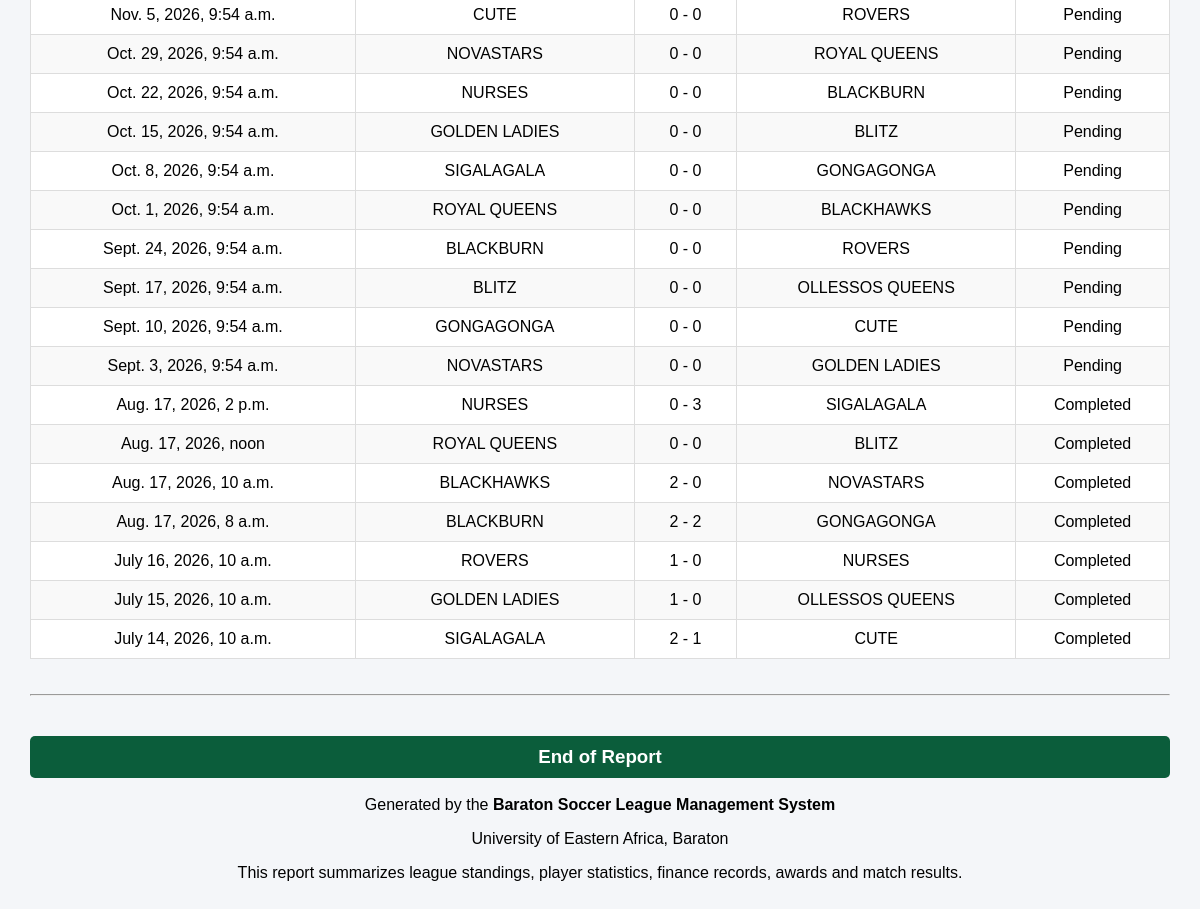
/reports/ (lower part), run on an earlier commit of the app's database.
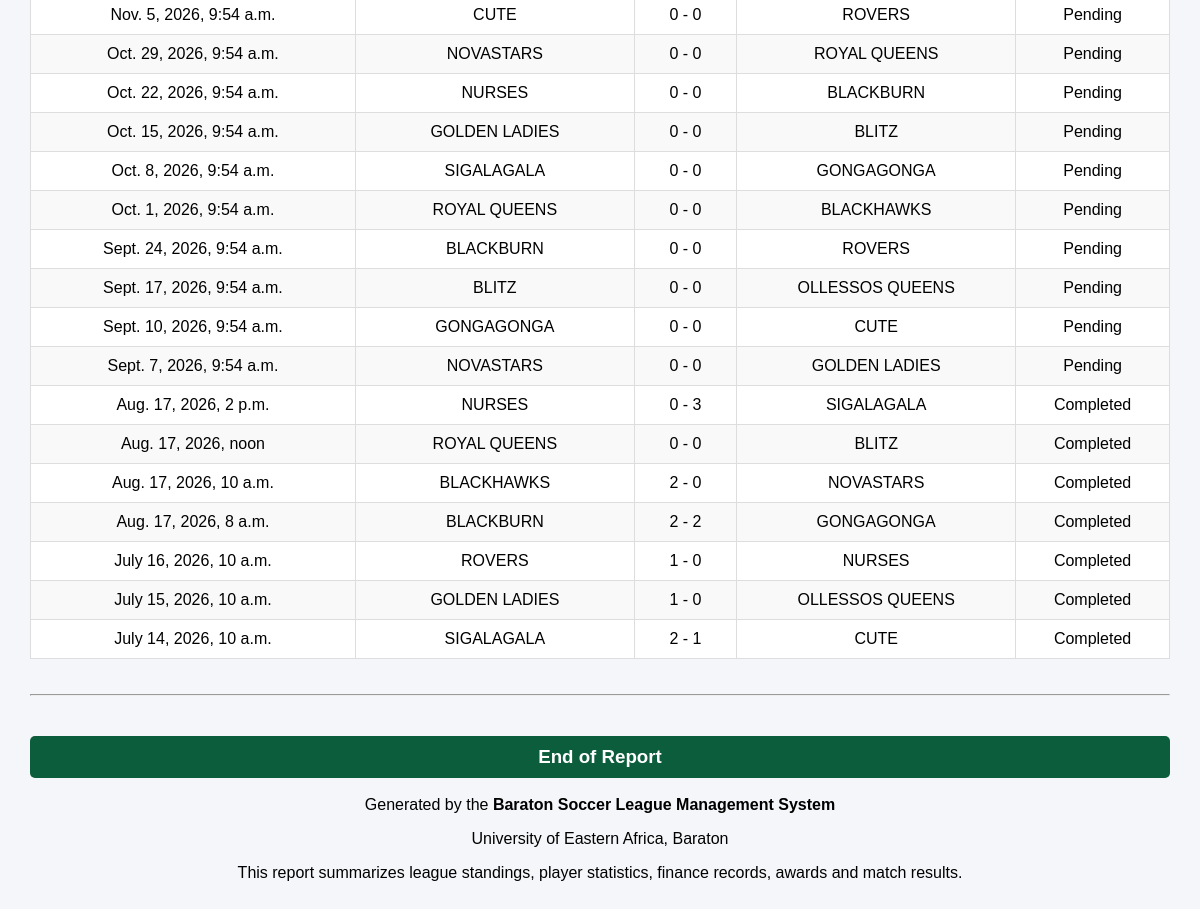
And on a later commit of the database.
### matches/models.py (models this page shows, shortened)
class Match(models.Model):
    STATUS_CHOICES = (
        ('Pending', 'Pending'),
        ('Live', 'Live'),
        ('Completed', 'Completed'),
    )
    home_team = models.ForeignKey(
        'teams.Team',
        on_delete=models.CASCADE,
        related_name='home_matches'
    )
    away_team = models.ForeignKey(
        'teams.Team',
        on_delete=models.CASCADE,
        related_name='away_matches'
    )
    home_score = models.IntegerField(
        default=0
    )
    away_score = models.IntegerField(
        default=0
    )
    center_referee = models.ForeignKey(
    settings.AUTH_USER_MODEL,
    on_delete=models.SET_NULL,
    null=True,
    blank=True,
    related_name='center_referee_matches'
)
    assistant_referee_one = models.ForeignKey(
    settings.AUTH_USER_MODEL,
    on_delete=models.SET_NULL,
    null=True,
    blank=True,
    related_name='assistant_referee_one_matches'
)
    assistant_referee_two = models.ForeignKey(
    settings.AUTH_USER_MODEL,
    on_delete=models.SET_NULL,
    null=True,
    blank=True,
    related_name='assistant_referee_two_matches'
)
    match_commissioner = models.ForeignKey(
    settings.AUTH_USER_MODEL,
    on_delete=models.SET_NULL,
    null=True,
    blank=True,
    related_name='commissioner_matches'
)
    venue = models.CharField(
        max_length=100
    )
    match_date = models.DateTimeField()
    status = models.CharField(
        max_length=20,
        choices=STATUS_CHOICES,
        default='Pending'
    )
    created_at = models.DateTimeField(
        auto_now_add=True
    )

### teams/models.py (models this page shows)
class Team(models.Model):
    CATEGORY_CHOICES = (
        ('Men', 'Men'),
        ('Ladies', 'Ladies'),
    )
    name = models.CharField(max_length=100)
    coach = models.ForeignKey(
    settings.AUTH_USER_MODEL,
    on_delete=models.SET_NULL,
    null=True,
    blank=True,
    limit_choices_to={'role': 'coach'}
)
    phone_number = models.CharField(
        max_length=15,
        blank=True,
        null=True
    )
    category = models.CharField(
        max_length=10,
        choices=CATEGORY_CHOICES,
        default='Men'
    )
    played = models.IntegerField(default=0)
    wins = models.IntegerField(default=0)
    draws = models.IntegerField(default=0)
    losses = models.IntegerField(default=0)
    goals_scored = models.IntegerField(default=0)
    goals_conceded = models.IntegerField(default=0)
    goal_difference = models.IntegerField(default=0)
    points = models.IntegerField(default=0)
    def __str__(self):
        return self.name

### reports/views.py (the view)
# urls.py: path('reports/', include('reports.urls')),
def reports(request):
    men_teams = Team.objects.filter(category='Men').order_by(
        '-points',
        '-goal_difference'
    )
    ladies_teams = Team.objects.filter(category='Ladies').order_by(
        '-points',
        '-goal_difference'
    )
    top_scorers = Player.objects.order_by('-goals')[:10]
    top_assists = Player.objects.order_by('-assists')[:10]
    clean_sheets = Player.objects.filter(
        position='Goalkeeper'
    ).order_by('-clean_sheets')[:10]
    matches = Match.objects.order_by('-match_date')
    finance = FinanceRecord.objects.order_by('-transaction_date')
    awards = Award.objects.order_by('-season')
    context = {
        'men_teams': men_teams,
        'ladies_teams': ladies_teams,
        'top_scorers': top_scorers,
        'top_assists': top_assists,
        'clean_sheets': clean_sheets,
        'matches': matches,
        'finance': finance,
        'awards': awards,
    }
    return render(request, 'reports/report.html', context)

### notifications/context_processors.py (called while the page is built)
def admin_notifications(request):
    return {
        'unread_notifications':
        AdminNotification.objects.filter(
            is_read=False
        ).count()
    }

### reports/templates/reports/report.html (shortened to what this page needs)
<!DOCTYPE html>
<html lang="en">
<head>
</head>
<body>
<table>
{% for match in matches %}
<tr>
<td>{{ match.match_date }}</td>
<td>{{ match.home_team }}</td>
<td>
{{ match.home_score }}
-
{{ match.away_score }}
</td>
<td>{{ match.away_team }}</td>
<td>{{ match.status }}</td>
</tr>
{% endfor %}
</table>
<hr>
<div style="text-align:center;margin-top:40px;">
<h3>End of Report</h3>
<p>
Generated by the <strong>Baraton Soccer League Management System</strong>
</p>
<p>
University of Eastern Africa, Baraton
</p>
<p>
This report summarizes league standings, player statistics,
finance records, awards and match results.
</p>
</div>
</body>
</html>

What changed in the data, as far as the page shows it:
changed Match: match_date "Sept. 3, 2026, 9:54 a.m." → "Sept. 7, 2026, 9:54 a.m."
